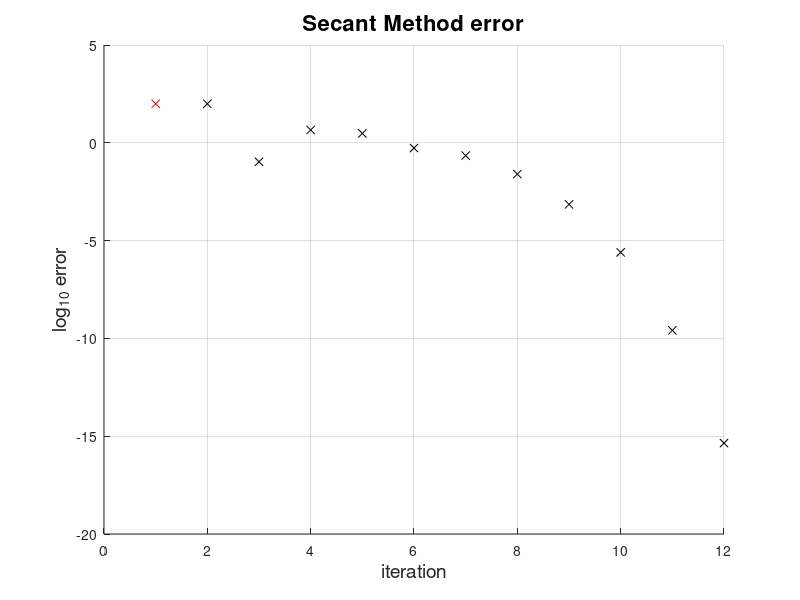

Here is the MATLAB script that generated this plot:
%
%  SMsqrt.m --- Secant Method first example --- djm, 22 jan 2019
%

clear

tol = 1e-10;  itmax = 30;

%  assume 1 < a < 100
a = 12;  %  or try 4, 1.5^4, 0.1

disp(['what is the square root of ' num2str(a) '?'])

%  define f(x) with vectorized arithmetic
ff = @(x,a) x.^2-a;

%  0)  set two initial guesses
x0 = 1  ;  f0 = ff(x0,a);
x1 = 100;
Nevals = 1;

figure(100);  clf;  hold on;  grid on
check = x1-x0;
plot(Nevals,log10(abs(check)),'rx')

%  root-finding loop
while (abs(check)>tol)
	if Nevals > itmax
		disp('no convergence')
		return
	end

	%  1)  function evaluation at x1
	f1 = ff(x1,a);
	Nevals = Nevals + 1;
	
	fprintf('\t %d \t %16.15f \t %+6.5e \t %+16.15f \t %+6.5e \t %+6.5e \n', ...
		[Nevals, x0, f0, x1, f1, check])
	
	%  2)  secant update
	xS = x1 - (f1 * (x1-x0)/(f1-f0));
	
	%  3)  prepare next iteration
	x0 = x1;  f0 = f1;
	x1 = xS;
	
	check = x1-x0;
	plot(Nevals,log10(abs(check)),'kx')
end

%  output & plot
disp('square root, last |dx| & residual error:')
fprintf('\t %+16.15f \t %+16.15e \t %+16.15e \n',[x1, check, ff(x1,a)])

title('Secant Method error','fontsize',16)
ylabel('log_{10} error','fontsize',14)
xlabel('iteration','fontsize',14)